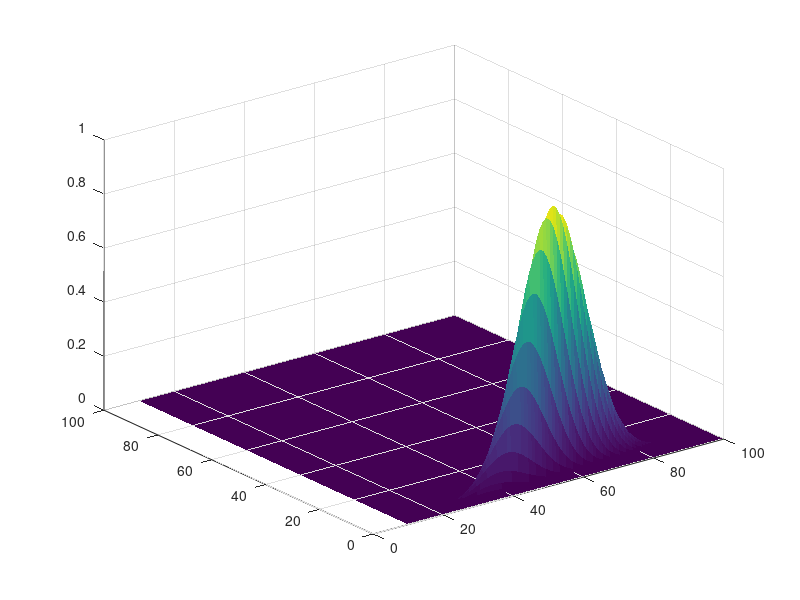

Write MATLAB code to recreate this figure.
function testPropagator
t=0:0.2:100;
v=10:1:100;
f = @(v,t)(exp(-(t-0.1*v).^2-(t-5).^2));

[xi,yi]= meshgrid(v,t);
f_val = f(xi,yi);
surf(xi,yi,f_val,'Edgecolor','None');

v0=5;
f2 = @(v,t)(exp(-(t-0.1*(v-v0)).^2-(t-5).^2));


f_val2 = f2(xi,yi);
surf(xi,yi,f_val2,'Edgecolor','None');